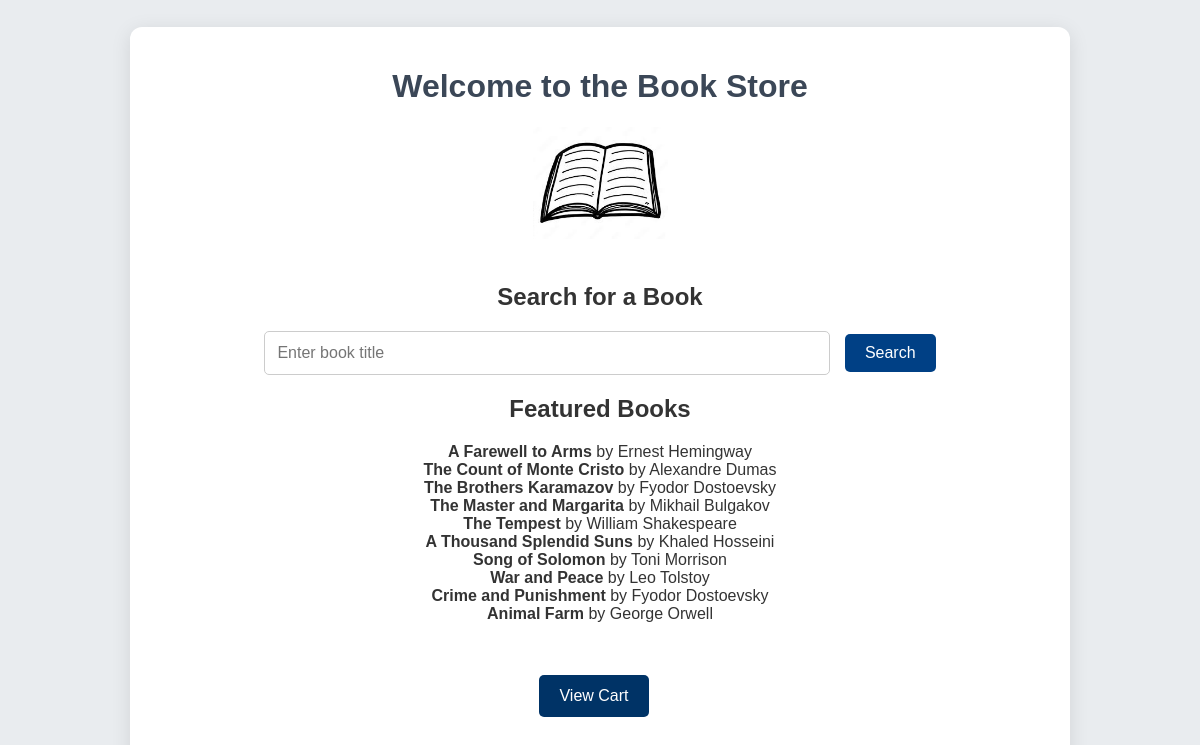
Before: / with the older database file.
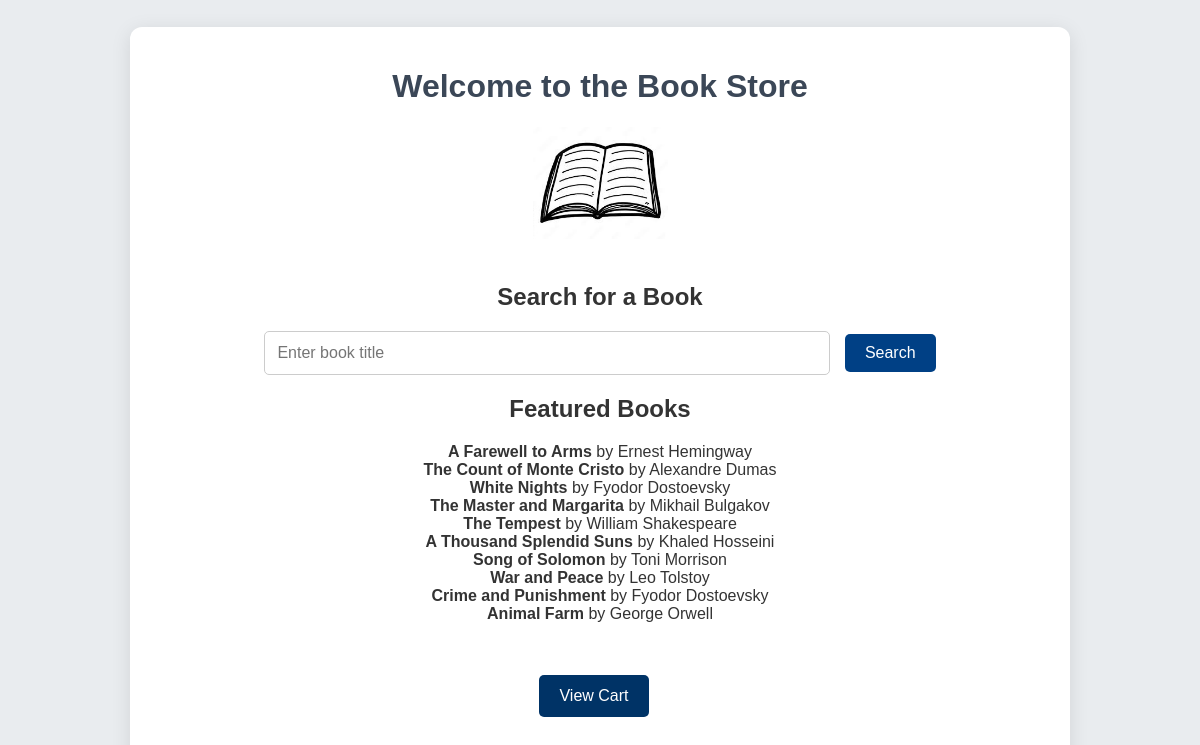
After: the same page with the newer database file.
### tables this page shows
CREATE TABLE books (
    id INTEGER PRIMARY KEY AUTOINCREMENT,
    title TEXT NOT NULL,
    author TEXT NOT NULL,
    amount INTEGER NOT NULL
);

### app.py (the view)
@app.route('/')
def index():
    conn = sqlite3.connect('books.db')
    cursor = conn.cursor()
    cursor.execute("SELECT title, author FROM books")
    all_books = cursor.fetchall()
    conn.close()
    random_books = random.sample(all_books, min(len(all_books), 10))  # Если книг меньше 10, выбираем все
    return render_template('index.html', random_books=random_books)

### templates/index.html (shortened to what this page needs)
<!DOCTYPE html>
<html lang="en">
<head>
    <link rel="stylesheet" href="{{ url_for('static', filename='css/styles.css') }}">
</head>
<body>
    <div class="container">
        <h1>Welcome to the Book Store</h1>
        <img src="{{ url_for('static', filename='images/book.jpg') }}" alt="Book" style="max-width: 15%; height: auto; margin-bottom: 20px;">
        <h2>Search for a Book</h2>
        <form action="{{ url_for('search_books') }}" method="POST">
            <input type="text" name="search_term" placeholder="Enter book title" required>
            <button type="submit">Search</button>
        </form>
        <h2>Featured Books</h2>
        <ul>
            {% for title, author in random_books %}
                <li>
                    <strong>{{ title }}</strong> by {{ author }}
                </li>
            {% endfor %}
        </ul>
        <p><a href="/cart" class="back-home-button">View Cart</a></p>
    </div>
</body>
</html>

### static/css/styles.css (style rules this page uses)
body { font-family: 'Arial', sans-serif; background-color: #e9ecef; margin: 0; padding: 0; color: #333; height: 100vh; display: flex; justify-content: center; align-items: center; }
.container { width: 80%; max-width: 900px; margin: 0 auto; padding: 20px; background-color: #ffffff; border-radius: 12px; box-shadow: 0 4px 20px rgba(0, 0, 0, 0.1); text-align: center; }
input[type="text"] { width: 60%; padding: 12px; font-size: 16px; margin-right: 10px; border: 1px solid #ccc; border-radius: 5px; transition: border-color 0.3s ease; }
button { padding: 12px 24px; font-size: 16px; background-color: #4e5b6e; color: white; border: none; border-radius: 5px; cursor: pointer; transition: background-color 0.3s ease; }
.back-home-button { display: inline-block; padding: 12px 20px; background-color: #003366; color: white; text-decoration: none; border-radius: 5px; font-size: 16px; text-align: center; margin-top: 20px; margin-bottom: 20px; transition: background-color 0.3s ease; }
p { display: inline-block; margin-right: 12px; }
.container h1 { color: #3b4757; }
button, .add-to-cart, .back-home-button { transition: background-color 0.3s ease; }
a { text-decoration: none; display: inline-block; margin: 0; padding: 0; }
button { display: inline-block; padding: 10px 20px; background-color: #004085; color: white; border: none; border-radius: 5px; cursor: pointer; }
ul { list-style-type: none; padding: 0; }

Changed rows visible on the page:
changed books: title "The Brothers Karamazov" → "White Nights"
